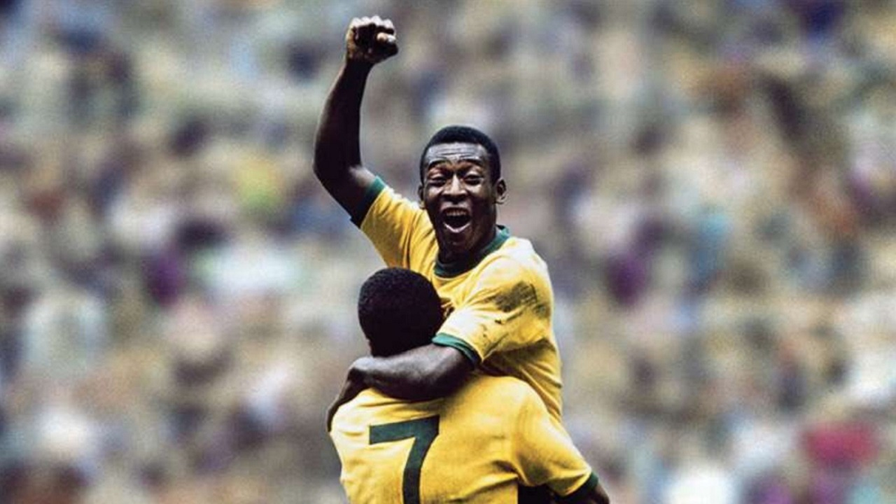
#> input picture images/1970_copa_pele_abraco.png, 896 x 504 px, shrunk from 1280 x 720 before the run
$ python change_color.py
#> lines starting #> are read from the running program, lines starting #| are printed output that depends on the picture
### utils.py
import numpy as np
import matplotlib.pyplot as plt


# [16 lines left out: functions verifica_dtype, plot_image, not called in this run]

def get_out_path(img_name: str):
    return f'output/{img_name}.png'

### change_color.py
from skimage import io, img_as_ubyte
from skimage.io import imsave
import numpy as np
from utils import get_out_path


pele = io.imread('images/1970_copa_pele_abraco.png')
#> pele is the input picture: shape (504, 896, 3); mean R, G, B 142.3, 136.8, 127.7

old_filter = np.array([[0.393, 0.769, 0.189],[0.349, 0.686, 0.168],[0.272, 0.534, 0.131]])

def apply_linear_transform(img, t_filter, bright = 1):
    # Escala
#> called with t_filter = array of shape (3, 3), bright = 1
    if img.dtype != np.float32 and img.dtype != np.float64:
        img = img / 255.0
    # Aplica um reshape para ficar cada linha um pixel nas 3 colunas (R, G, B)
    flat_img = img.reshape(-1,3)
    # Aplica a multiplicação de matrizes com a transposta do filtro
    flat_transformed = np.dot(flat_img, t_filter.T)

    # Diminui a intensidade do brilho da imagens
    if bright != 1:
        flat_transformed = np.multiply(flat_transformed, bright)

    # Retorna ao formato tridimensional
    transformed_image = flat_transformed.reshape(img.shape[0], img.shape[1], img.shape[2])
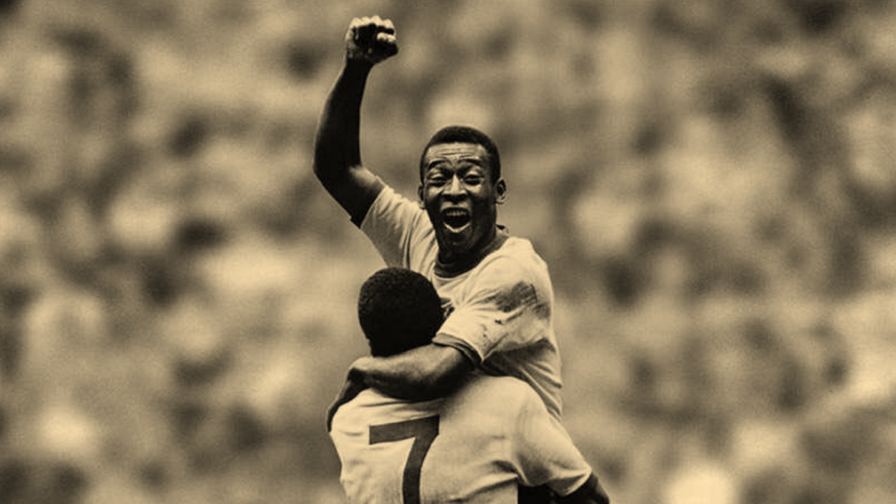
#> transformed_image: shape (504, 896, 3) float64; mean of channels 0, 1, 2 0.727, 0.647, 0.504; drawn with min black and max white

    # Limita valores maiores que 255
    transformed_image = np.clip(transformed_image * 255, 0, 255).astype(np.uint8)
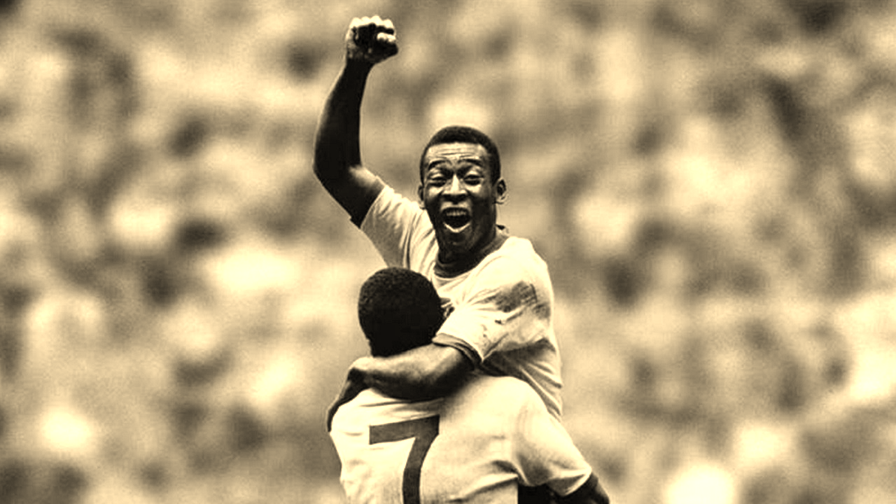
#> transformed_image: shape (504, 896, 3); mean of channels 0, 1, 2 181.3, 163.6, 128; drawn as R, G, B
    return transformed_image


if __name__ == '__main__':
    old_pele = apply_linear_transform(img=pele, t_filter=old_filter)
    imsave(get_out_path('old_pele'), img_as_ubyte(old_pele))

$ run again, with images/SILVER_Jules-Oldroyd_She-who-dares.png copied over images/1970_copa_pele_abraco.png
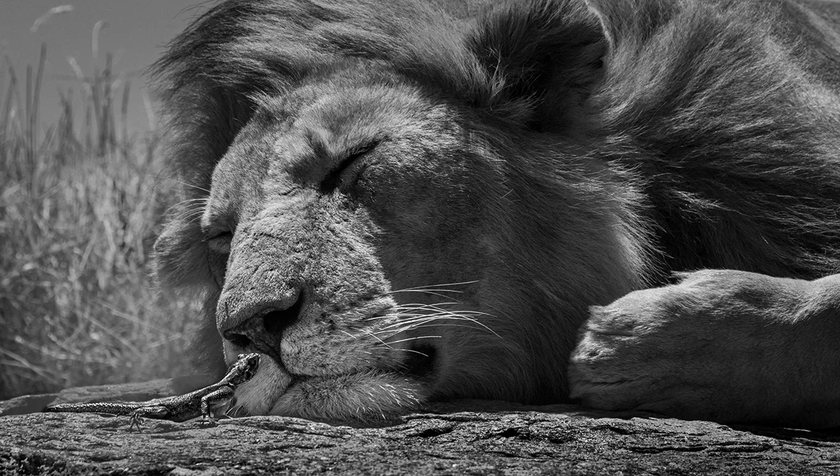
#> input picture images/SILVER_Jules-Oldroyd_She-who-dares.png, 840 x 476 px, shrunk from 1200 x 680 before the run
#> pele is the input picture: shape (476, 840, 3); mean R, G, B 79.2, 79.2, 79.2
#> in apply_linear_transform, `transformed_image = flat_transformed.reshape(img.shape[0], img.shape[1..`:
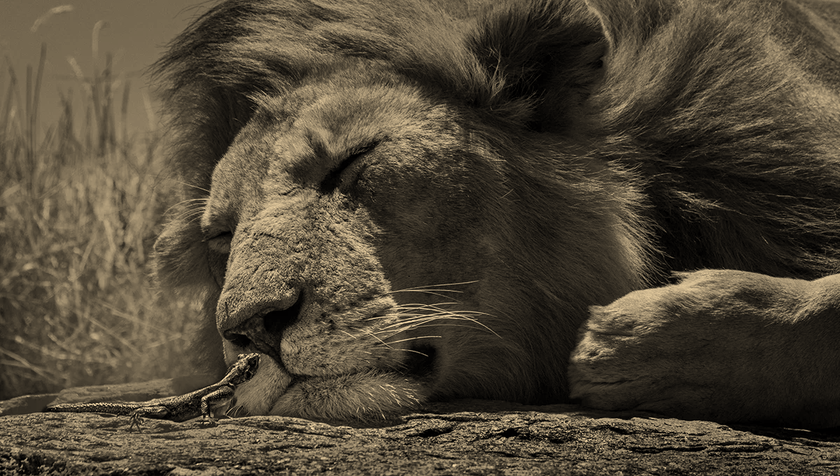
#> transformed_image: shape (476, 840, 3) float64; mean of channels 0, 1, 2 0.42, 0.374, 0.291; drawn with min black and max white
#> in apply_linear_transform, `transformed_image = np.clip(transformed_image * 255, 0, 255).astype(np..`:
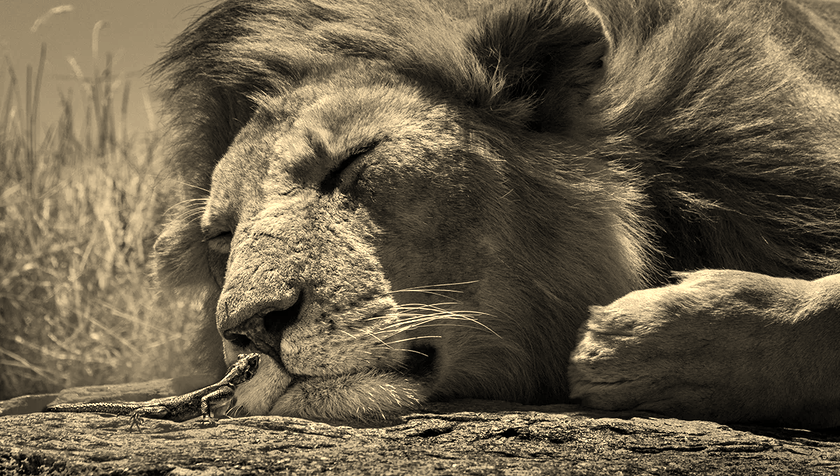
#> transformed_image: shape (476, 840, 3); mean of channels 0, 1, 2 106.3, 94.8, 73.7; drawn as R, G, B

$ run again, with images/baboon_colorida.png copied over images/1970_copa_pele_abraco.png
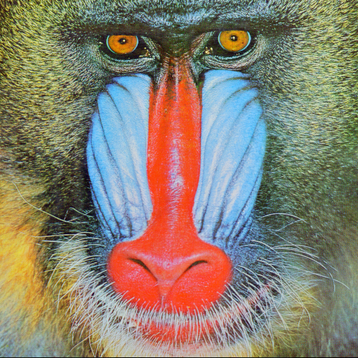
#> input picture images/baboon_colorida.png, 358 x 358 px, shrunk from 512 x 512 before the run
#> pele is the input picture: shape (358, 358, 3); mean R, G, B 137.4, 128.9, 113.1
#> in apply_linear_transform, `transformed_image = flat_transformed.reshape(img.shape[0], img.shape[1..`:
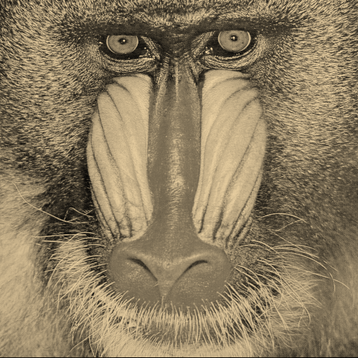
#> transformed_image: shape (358, 358, 3) float64; mean of channels 0, 1, 2 0.684, 0.609, 0.475; drawn with min black and max white
#> in apply_linear_transform, `transformed_image = np.clip(transformed_image * 255, 0, 255).astype(np..`:
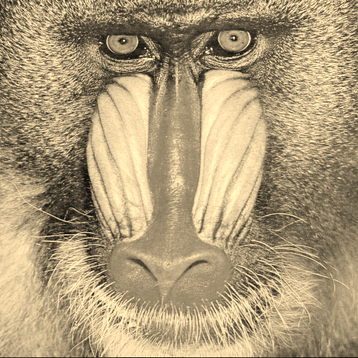
#> transformed_image: shape (358, 358, 3); mean of channels 0, 1, 2 173.5, 154.9, 120.5; drawn as R, G, B
